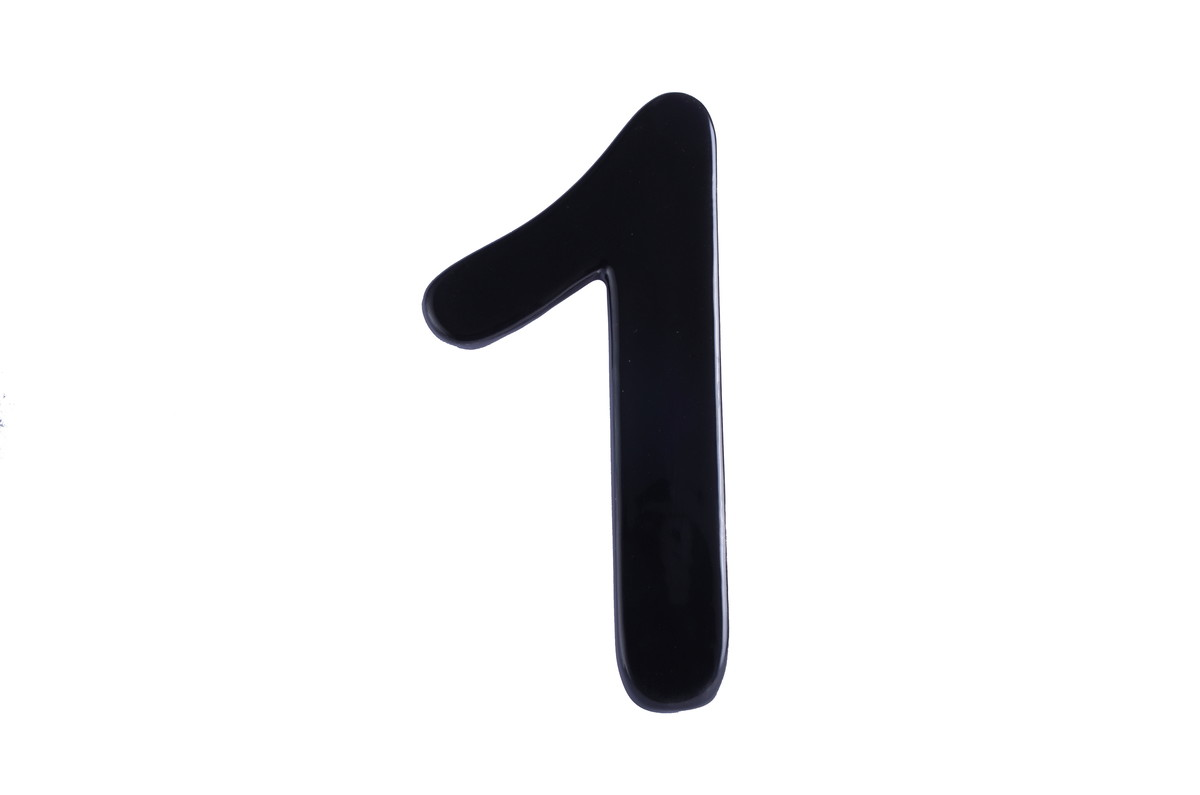
#> input picture EIN/1.jpg, 1200 x 795 px; its folder holds only this picture in this run
$ python question1.3.py
#> lines starting #> are read from the running program, lines starting #| are printed output that depends on the picture; after the words box and inside, x2 and y2 are one past the last pixel; in counts of white or black regions, pixels touching at a corner belong together
#A partir de um código da cadeia de um dos números, desenhe o número correspondente ao código
import cv2
import numpy as np
import os
import matplotlib.pyplot as plt
from collections import Counter

dim = (300,300)
ChainCode = []
TamanhoSinal = []
tamanhoImcolor = 8
cont = 0
imcolorCont = 1
path = "./EIN"

def rec(imcolor, point_p, value):
    if value==0:
        imcolor[point_p[0], point_p[1]] = 255
        return (point_p[0]-1, point_p[1])

    elif value==1:
        imcolor[point_p[0], point_p[1]] = 255
        return (point_p[0], point_p[1]+1)

    elif value==2:
        imcolor[point_p[0], point_p[1]] = 255
        return (point_p[0]+1, point_p[1])

    elif value==3:
        imcolor[point_p[0], point_p[1]] = 255
        return (point_p[0], point_p[1]-1)

    else:
        return point_p

def verify(imcolor, point, conec):
    global cont
    if conec == 4:
        if imcolor[point[0]-1, point[1]] == 255:
            imcolor[point[0]-1, point[1]] = 0
            ChainCode.append(0)
            TamanhoSinal.append(cont)
            cont += 1
            return (point[0]-1, point[1])
        elif imcolor[point[0], point[1]+1] == 255:
                imcolor[point[0], point[1]+1] = 0
                ChainCode.append(1)
                TamanhoSinal.append(cont)
                cont += 1
                return (point[0], point[1]+1)
        elif imcolor[point[0]+1, point[1]] == 255:
                imcolor[point[0]+1, point[1]] = 0
                ChainCode.append(2)
                TamanhoSinal.append(cont)
                cont += 1
                return (point[0]+1, point[1])
        elif imcolor[point[0], point[1]-1] == 255:
                imcolor[point[0], point[1]-1] = 0
                ChainCode.append(3)
                TamanhoSinal.append(cont)
                cont += 1
                return (point[0], point[1]-1)
        else:
            print('none')
    else:
        return point

def norImcolor(im):
    im = (im - im.min()) / (im.max() - im.min())
    final_im = (im * 255).astype(np.uint8)
    return final_im

for r, d, f in os.walk(path):
    tamanhoImcolor = len(f)
    for filename in f:
        imcolor = cv2.imread(os.path.join(path, filename))
#> imcolor is the input picture: shape (795, 1200, 3); mean B, G, R 235.5, 234.8, 234.8
        imcolor = cv2.resize(imcolor, dim, interpolation=cv2.INTER_AREA)
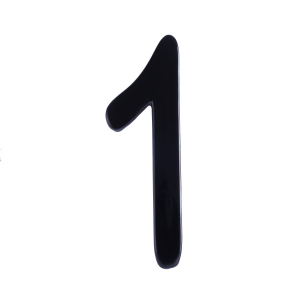
#> imcolor: shape (300, 300, 3); mean B, G, R 235.5, 234.8, 234.8
        imcolorBina = 255 - imcolor[:,:,0]
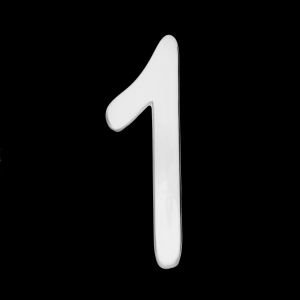
#> imcolorBina: shape (300, 300); min 0, max 239, mean 19.5

        imcolorNew = np.zeros(np.shape(imcolorBina))
        kernel = np.ones((3,3), np.uint8)
        imcolorNew = norImcolor((imcolorBina>100)*1)
#> in norImcolor, `im = (im - im.min()) / (im.max() - im.min())`:
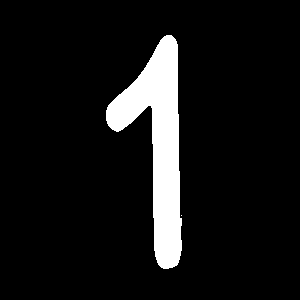
#> im: shape (300, 300) float64; values 0 (black) and 1 (white), 8.5% white; 2 white regions (1 under 20 px), largest, box (x1, y1, x2, y2) and area: (106, 35, 182, 269) 7668

        imcolorCopy = np.copy(imcolorNew)
        imcolorPlot = np.zeros(np.shape(imcolor))
        imcolorPlot[:,:,0] = imcolorPlot[:,:,1] = imcolorPlot[:,:,2] = imcolorCopy

        imcolorNew = cv2.dilate(imcolorNew, kernel, iterations=1) - imcolorNew
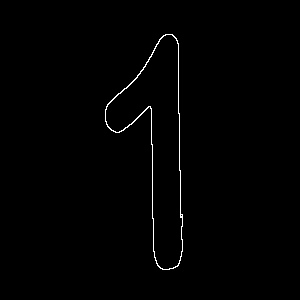
#> imcolorNew: shape (300, 300); 0.76% white in thin lines or dots, all inside (x1, y1, x2, y2) = (105, 34, 183, 270)
        imcolorNew = cv2.resize(imcolorNew, dim, interpolation=cv2.INTER_AREA)

        #cv2.imshow('Image', imcolorNew)
        #cv2.waitKey(0)

        max_xy = np.where(imcolorNew == 255)
#> max_xy = 683 positions, rows 34 to 269, columns 105 to 182
        #print (np.shape(imcolorNew))

        imcolorNewRGB = np.zeros(np.shape(imcolor))
        imcolorNewRGB[:,:,0] = imcolorNewRGB[:,:,1] = imcolorNewRGB[:,:,2] = imcolorNew

        cv2.circle(imcolorNewRGB, (max_xy[1][0], max_xy[0][0]), int(3), (0,0,255), 2)
#> imcolorNewRGB: shape (300, 300, 3) float64; mean of channels 0, 1, 2 1.9, 1.9, 2.1
        goPoint = (max_xy[0][0], max_xy[1][0])
#> goPoint = (34, 165)
        point = verify(imcolorNew, goPoint, 4)
#> point = (34, 166)

        while(point!=goPoint):
            cv2.circle(imcolorPlot, (point[1], point[0]), int(3), (0,0,255), 6)
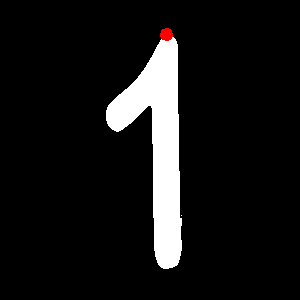
#> imcolorPlot: shape (300, 300, 3) float64; mean of channels 0, 1, 2 21.6, 21.6, 22; drawn as B, G, R
            cv2.imshow('Image1', imcolorPlot)
            cv2.waitKey(1)

            cv2.circle(imcolorPlot, (point[1], point[0]), int(3), (0,255,255), 4)
#> imcolorPlot: shape (300, 300, 3) float64; 0.11% of pixels changed, all inside (x1, y1, x2, y2) = (161, 29, 172, 40)
            point = verify(imcolorNew, point, 4)
#> point = (34, 167)


        fin = dict(Counter( ChainCode ))
        imcolorF = np.zeros(np.shape(imcolorPlot))
        pointF = (1, fin[1])
        point_p = pointF

        #imcolorF = np.zeros((int(fin[0]*1.2), int((fin[1]+fin[3])*1.2) ))

        for value in ChainCode:
            point_p = rec(imcolorF, point_p, value)
            cv2.imshow('return', imcolorF)
            cv2.waitKey(1)

        print(ChainCode)
        plt.subplot(tamanhoImcolor, 1, imcolorCont)
        plt.plot(ChainCode)
        imcolorCont += 1
        ChainCode=[]
    plt.show()

$ run again, on EIN/1_5.jpg
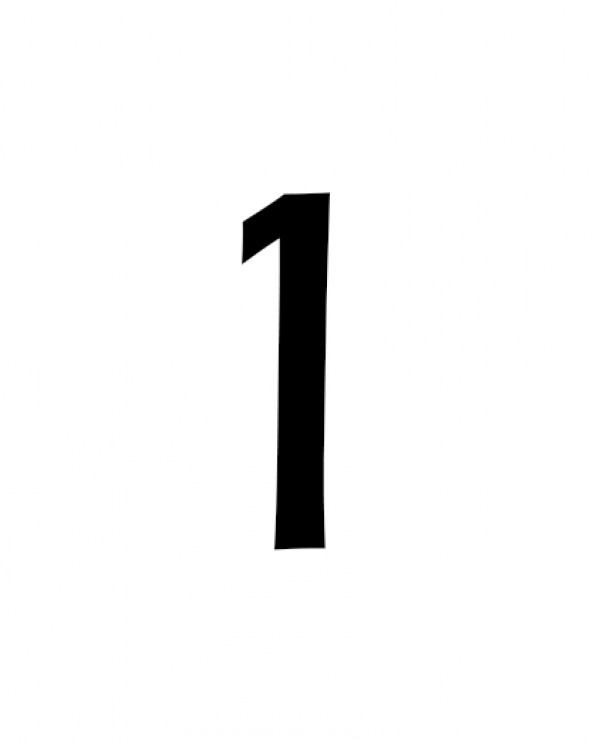
#> input picture EIN/1_5.jpg, 600 x 744 px
#> imcolor is the input picture: shape (744, 600, 3); min 0, max 255, mean 244.5
#> in norImcolor, `im = (im - im.min()) / (im.max() - im.min())`:
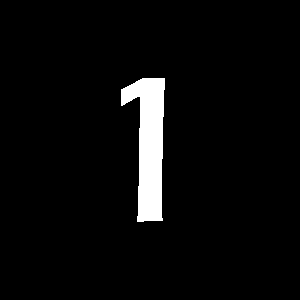
#> im: shape (300, 300) float64; values 0 (black) and 1 (white), 4.1% white; 1 white region, box (x1, y1, x2, y2) and area: (121, 78, 165, 222) 3734
#> imcolorNew: shape (300, 300); 0.45% white in thin lines or dots, all inside (x1, y1, x2, y2) = (120, 77, 166, 223)
#> max_xy = 406 positions, rows 77 to 222, columns 120 to 165
#> goPoint = (77, 141)
#> `point = verify(imcolorNew, goPoint, 4)`: point = (77, 142)
#> `cv2.circle(imcolorPlot, (point[1], point[0]), int(3), (0,0,255), 6)`:
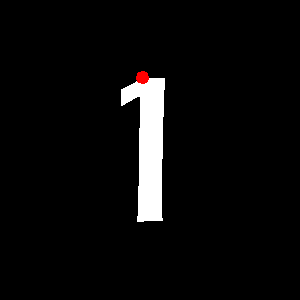
#> imcolorPlot: shape (300, 300, 3) float64; mean of channels 0, 1, 2 10.4, 10.4, 10.8; drawn as B, G, R
#> `point = verify(imcolorNew, point, 4)`: point = (77, 143)

$ run again, on EIN/1_1.png
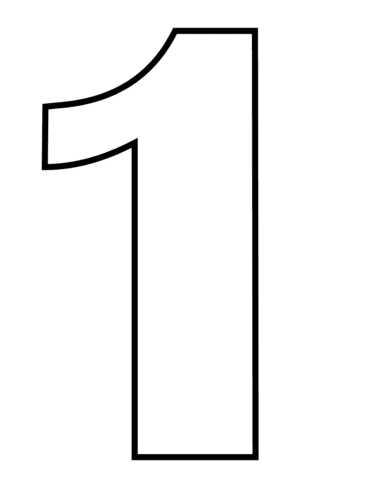
#> input picture EIN/1_1.png, 371 x 480 px
#> imcolor is the input picture: shape (480, 371, 3); min 0, max 255, mean 244.1
#> in norImcolor, `im = (im - im.min()) / (im.max() - im.min())`:
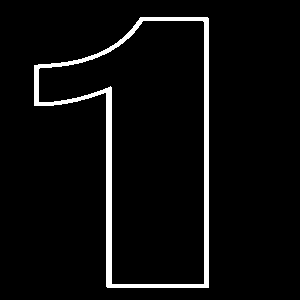
#> im: shape (300, 300) float64; values 0 (black) and 1 (white), 4.6% white; 1 white region, box (x1, y1, x2, y2) and area: (34, 17, 209, 288) 4173
#> imcolorNew: shape (300, 300); 2% white in thin lines or dots, all inside (x1, y1, x2, y2) = (33, 16, 210, 289)
#> max_xy = 1806 positions, rows 16 to 288, columns 33 to 209
#> goPoint = (16, 139)
#> `point = verify(imcolorNew, goPoint, 4)`: point = (16, 140)
#> `cv2.circle(imcolorPlot, (point[1], point[0]), int(3), (0,0,255), 6)`:
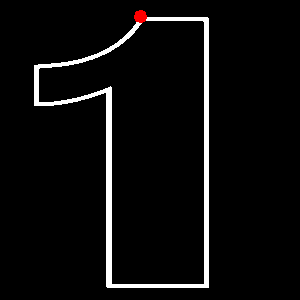
#> imcolorPlot: shape (300, 300, 3) float64; mean of channels 0, 1, 2 11.7, 11.7, 12.1; drawn as B, G, R
#> `point = verify(imcolorNew, point, 4)`: point = (16, 141)
